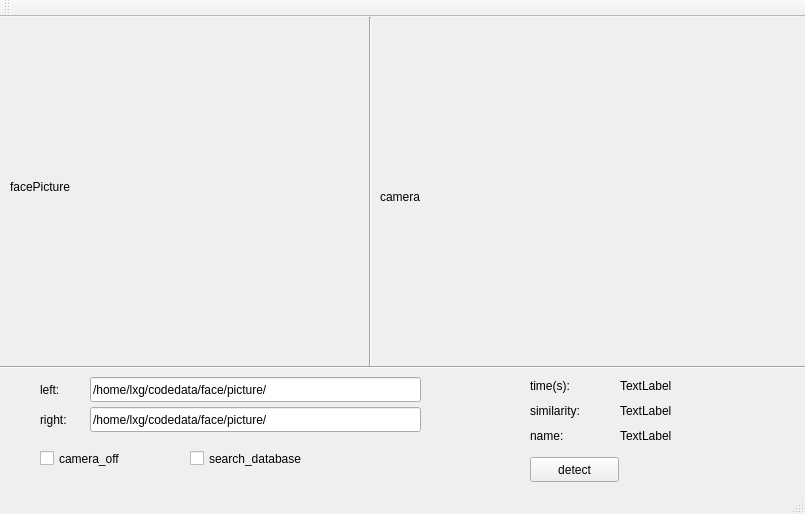
<?xml version="1.0" encoding="UTF-8"?>
<ui version="4.0">
 <class>MainWindow</class>
 <widget class="QMainWindow" name="MainWindow">
  <property name="geometry">
   <rect>
    <x>0</x>
    <y>0</y>
    <width>805</width>
    <height>514</height>
   </rect>
  </property>
  <property name="windowTitle">
   <string>MainWindow</string>
  </property>
  <widget class="QWidget" name="centralWidget">
   <widget class="QLabel" name="label_camera">
    <property name="geometry">
     <rect>
      <x>380</x>
      <y>20</y>
      <width>350</width>
      <height>320</height>
     </rect>
    </property>
    <property name="text">
     <string>camera</string>
    </property>
   </widget>
   <widget class="QLabel" name="label_picture">
    <property name="geometry">
     <rect>
      <x>10</x>
      <y>10</y>
      <width>350</width>
      <height>320</height>
     </rect>
    </property>
    <property name="text">
     <string>facePicture</string>
    </property>
   </widget>
   <widget class="QLineEdit" name="openfile">
    <property name="geometry">
     <rect>
      <x>90</x>
      <y>360</y>
      <width>331</width>
      <height>25</height>
     </rect>
    </property>
    <property name="text">
     <string>/home/lxg/codedata/face/picture/</string>
    </property>
   </widget>
   <widget class="Line" name="line">
    <property name="geometry">
     <rect>
      <x>0</x>
      <y>340</y>
      <width>811</width>
      <height>21</height>
     </rect>
    </property>
    <property name="orientation">
     <enum>Qt::Horizontal</enum>
    </property>
   </widget>
   <widget class="Line" name="line_2">
    <property name="geometry">
     <rect>
      <x>360</x>
      <y>0</y>
      <width>20</width>
      <height>350</height>
     </rect>
    </property>
    <property name="orientation">
     <enum>Qt::Vertical</enum>
    </property>
   </widget>
   <widget class="QLabel" name="label_sim">
    <property name="geometry">
     <rect>
      <x>620</x>
      <y>385</y>
      <width>70</width>
      <height>18</height>
     </rect>
    </property>
    <property name="text">
     <string>TextLabel</string>
    </property>
   </widget>
   <widget class="QLabel" name="label">
    <property name="geometry">
     <rect>
      <x>530</x>
      <y>385</y>
      <width>70</width>
      <height>18</height>
     </rect>
    </property>
    <property name="text">
     <string>similarity:</string>
    </property>
   </widget>
   <widget class="QLabel" name="label_2">
    <property name="geometry">
     <rect>
      <x>530</x>
      <y>360</y>
      <width>70</width>
      <height>18</height>
     </rect>
    </property>
    <property name="text">
     <string>time(s):</string>
    </property>
   </widget>
   <widget class="QLabel" name="label_fps">
    <property name="geometry">
     <rect>
      <x>620</x>
      <y>360</y>
      <width>70</width>
      <height>18</height>
     </rect>
    </property>
    <property name="text">
     <string>TextLabel</string>
    </property>
   </widget>
   <widget class="QLabel" name="label_3">
    <property name="geometry">
     <rect>
      <x>40</x>
      <y>360</y>
      <width>40</width>
      <height>25</height>
     </rect>
    </property>
    <property name="text">
     <string>left:</string>
    </property>
   </widget>
   <widget class="QLabel" name="label_4">
    <property name="geometry">
     <rect>
      <x>40</x>
      <y>390</y>
      <width>40</width>
      <height>25</height>
     </rect>
    </property>
    <property name="text">
     <string>right:</string>
    </property>
   </widget>
   <widget class="QCheckBox" name="check_camera">
    <property name="geometry">
     <rect>
      <x>40</x>
      <y>430</y>
      <width>100</width>
      <height>23</height>
     </rect>
    </property>
    <property name="text">
     <string>camera_off</string>
    </property>
   </widget>
   <widget class="QLineEdit" name="openfile_2">
    <property name="geometry">
     <rect>
      <x>90</x>
      <y>390</y>
      <width>331</width>
      <height>25</height>
     </rect>
    </property>
    <property name="text">
     <string>/home/lxg/codedata/face/picture/</string>
    </property>
   </widget>
   <widget class="QCheckBox" name="check_database">
    <property name="geometry">
     <rect>
      <x>190</x>
      <y>430</y>
      <width>141</width>
      <height>23</height>
     </rect>
    </property>
    <property name="text">
     <string>search_database</string>
    </property>
   </widget>
   <widget class="QLabel" name="label_name">
    <property name="geometry">
     <rect>
      <x>620</x>
      <y>410</y>
      <width>67</width>
      <height>17</height>
     </rect>
    </property>
    <property name="text">
     <string>TextLabel</string>
    </property>
   </widget>
   <widget class="QLabel" name="label_6">
    <property name="geometry">
     <rect>
      <x>530</x>
      <y>410</y>
      <width>67</width>
      <height>17</height>
     </rect>
    </property>
    <property name="text">
     <string>name:</string>
    </property>
   </widget>
   <widget class="QPushButton" name="button_detect">
    <property name="geometry">
     <rect>
      <x>530</x>
      <y>440</y>
      <width>89</width>
      <height>25</height>
     </rect>
    </property>
    <property name="text">
     <string>detect</string>
    </property>
   </widget>
  </widget>
  <widget class="QMenuBar" name="menuBar">
   <property name="geometry">
    <rect>
     <x>0</x>
     <y>0</y>
     <width>805</width>
     <height>22</height>
    </rect>
   </property>
  </widget>
  <widget class="QToolBar" name="mainToolBar">
   <attribute name="toolBarArea">
    <enum>TopToolBarArea</enum>
   </attribute>
   <attribute name="toolBarBreak">
    <bool>false</bool>
   </attribute>
  </widget>
  <widget class="QStatusBar" name="statusBar"/>
 </widget>
 <layoutdefault spacing="6" margin="11"/>
 <resources/>
 <connections/>
</ui>
